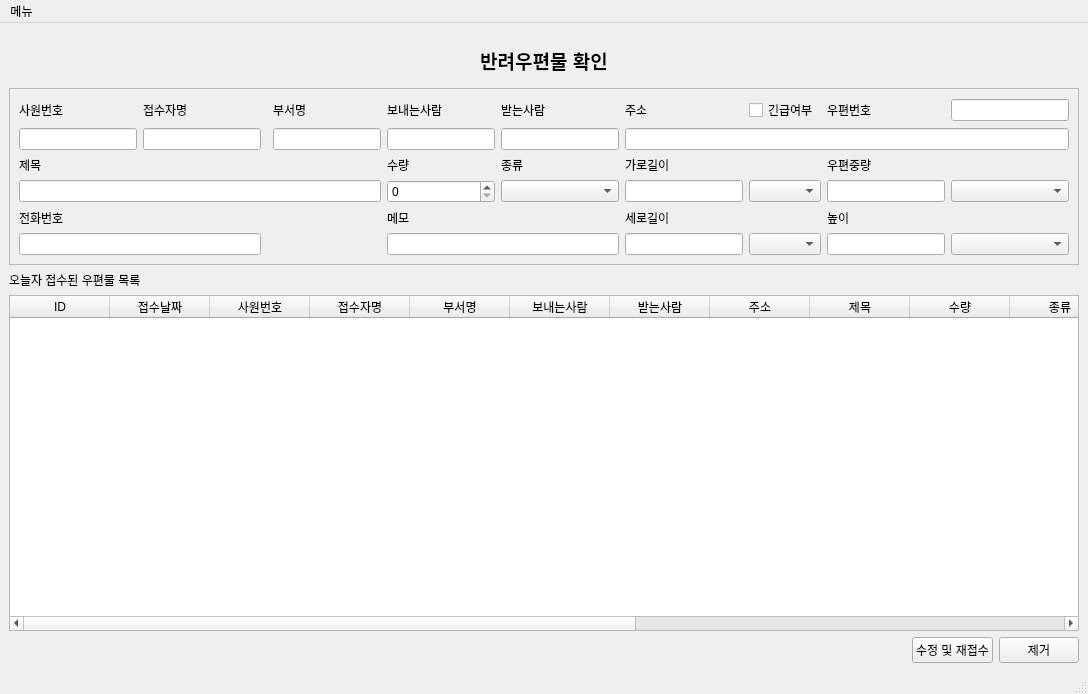
<?xml version="1.0" encoding="UTF-8"?>
<ui version="4.0">
 <class>MainWindow</class>
 <widget class="QMainWindow" name="MainWindow">
  <property name="geometry">
   <rect>
    <x>0</x>
    <y>0</y>
    <width>1088</width>
    <height>694</height>
   </rect>
  </property>
  <property name="windowTitle">
   <string>반려우편물 확인</string>
  </property>
  <property name="windowIcon">
   <iconset>
    <normaloff>title_big.png</normaloff>title_big.png</iconset>
  </property>
  <widget class="QWidget" name="centralwidget">
   <layout class="QHBoxLayout" name="horizontalLayout_2">
    <item>
     <layout class="QVBoxLayout" name="verticalLayout_2" stretch="0,0,0,1,0">
      <item>
       <layout class="QHBoxLayout" name="horizontalLayout">
        <item>
         <widget class="QTextEdit" name="textEdit">
          <property name="minimumSize">
           <size>
            <width>130</width>
            <height>50</height>
           </size>
          </property>
          <property name="maximumSize">
           <size>
            <width>200</width>
            <height>30</height>
           </size>
          </property>
          <property name="styleSheet">
           <string notr="true">background-color : rgba(0,0,0,0%)</string>
          </property>
          <property name="frameShape">
           <enum>QFrame::NoFrame</enum>
          </property>
          <property name="html">
           <string>&lt;!DOCTYPE HTML PUBLIC &quot;-//W3C//DTD HTML 4.0//EN&quot; &quot;http://www.w3.org/TR/REC-html40/strict.dtd&quot;&gt;
&lt;html&gt;&lt;head&gt;&lt;meta name=&quot;qrichtext&quot; content=&quot;1&quot; /&gt;&lt;style type=&quot;text/css&quot;&gt;
p, li { white-space: pre-wrap; }
&lt;/style&gt;&lt;/head&gt;&lt;body style=&quot; font-family:'Gulim'; font-size:9pt; font-weight:400; font-style:normal;&quot;&gt;
&lt;p align=&quot;center&quot; style=&quot; margin-top:0px; margin-bottom:0px; margin-left:0px; margin-right:0px; -qt-block-indent:0; text-indent:0px;&quot;&gt;&lt;span style=&quot; font-family:'맑은 고딕'; font-size:14pt; font-weight:696;&quot;&gt;반려우편물 확인&lt;/span&gt;&lt;/p&gt;&lt;/body&gt;&lt;/html&gt;</string>
          </property>
          <property name="textInteractionFlags">
           <set>Qt::NoTextInteraction</set>
          </property>
         </widget>
        </item>
       </layout>
      </item>
      <item>
       <widget class="QScrollArea" name="scrollArea">
        <property name="widgetResizable">
         <bool>true</bool>
        </property>
        <widget class="QWidget" name="scrollAreaWidgetContents">
         <property name="geometry">
          <rect>
           <x>0</x>
           <y>0</y>
           <width>1066</width>
           <height>150</height>
          </rect>
         </property>
         <layout class="QVBoxLayout" name="verticalLayout">
          <item>
           <layout class="QGridLayout" name="gridLayout">
            <item row="3" column="7">
             <widget class="QLineEdit" name="info_9_horizontal">
              <property name="text">
               <string/>
              </property>
             </widget>
            </item>
            <item row="1" column="5">
             <widget class="QLineEdit" name="info_4_receiver"/>
            </item>
            <item row="1" column="1">
             <widget class="QLineEdit" name="info_1_importer"/>
            </item>
            <item row="4" column="4">
             <widget class="QLabel" name="label_4">
              <property name="text">
               <string>메모</string>
              </property>
             </widget>
            </item>
            <item row="2" column="9">
             <widget class="QLabel" name="label_9">
              <property name="text">
               <string>우편중량</string>
              </property>
             </widget>
            </item>
            <item row="3" column="4">
             <widget class="QSpinBox" name="info_7_spin_quantity"/>
            </item>
            <item row="0" column="7">
             <widget class="QLabel" name="label_15">
              <property name="text">
               <string>주소</string>
              </property>
             </widget>
            </item>
            <item row="4" column="7">
             <widget class="QLabel" name="label_12">
              <property name="text">
               <string>세로길이</string>
              </property>
             </widget>
            </item>
            <item row="1" column="3">
             <widget class="QLineEdit" name="info_2_depart">
              <property name="sizePolicy">
               <sizepolicy hsizetype="Minimum" vsizetype="Fixed">
                <horstretch>0</horstretch>
                <verstretch>0</verstretch>
               </sizepolicy>
              </property>
             </widget>
            </item>
            <item row="2" column="7">
             <widget class="QLabel" name="label_11">
              <property name="text">
               <string>가로길이</string>
              </property>
             </widget>
            </item>
            <item row="3" column="5">
             <widget class="QComboBox" name="info_8_combo_sort"/>
            </item>
            <item row="0" column="1">
             <widget class="QLabel" name="label_5">
              <property name="text">
               <string>접수자명</string>
              </property>
             </widget>
            </item>
            <item row="5" column="4" colspan="2">
             <widget class="QLineEdit" name="info_13_memo"/>
            </item>
            <item row="1" column="7" colspan="4">
             <widget class="QLineEdit" name="info_5_address"/>
            </item>
            <item row="3" column="9">
             <widget class="QLineEdit" name="info_11_weight"/>
            </item>
            <item row="5" column="8">
             <widget class="QComboBox" name="info_10_vertical_format"/>
            </item>
            <item row="0" column="5">
             <widget class="QLabel" name="label_7">
              <property name="text">
               <string>받는사람</string>
              </property>
             </widget>
            </item>
            <item row="5" column="7">
             <widget class="QLineEdit" name="info_10_vertical">
              <property name="text">
               <string/>
              </property>
             </widget>
            </item>
            <item row="3" column="10">
             <widget class="QComboBox" name="info_11_weight_format"/>
            </item>
            <item row="2" column="4">
             <widget class="QLabel" name="label_16">
              <property name="text">
               <string>수량</string>
              </property>
             </widget>
            </item>
            <item row="4" column="9">
             <widget class="QLabel" name="label_13">
              <property name="text">
               <string>높이</string>
              </property>
             </widget>
            </item>
            <item row="0" column="4">
             <widget class="QLabel" name="label_6">
              <property name="text">
               <string>보내는사람</string>
              </property>
             </widget>
            </item>
            <item row="5" column="10">
             <widget class="QComboBox" name="info_12_height_format"/>
            </item>
            <item row="5" column="9">
             <widget class="QLineEdit" name="info_12_height">
              <property name="text">
               <string/>
              </property>
             </widget>
            </item>
            <item row="1" column="4">
             <widget class="QLineEdit" name="info_3_sender">
              <property name="sizePolicy">
               <sizepolicy hsizetype="Minimum" vsizetype="Fixed">
                <horstretch>0</horstretch>
                <verstretch>0</verstretch>
               </sizepolicy>
              </property>
             </widget>
            </item>
            <item row="0" column="3">
             <widget class="QLabel" name="label_2">
              <property name="text">
               <string>부서명</string>
              </property>
             </widget>
            </item>
            <item row="2" column="5">
             <widget class="QLabel" name="label_10">
              <property name="text">
               <string>종류</string>
              </property>
             </widget>
            </item>
            <item row="3" column="8">
             <widget class="QComboBox" name="info_9_horizontal_format"/>
            </item>
            <item row="0" column="0">
             <widget class="QLabel" name="label_17">
              <property name="text">
               <string>사원번호</string>
              </property>
             </widget>
            </item>
            <item row="1" column="0">
             <widget class="QLineEdit" name="info_0_importerid"/>
            </item>
            <item row="2" column="0">
             <widget class="QLabel" name="label_8">
              <property name="text">
               <string>제목</string>
              </property>
             </widget>
            </item>
            <item row="3" column="0" colspan="4">
             <widget class="QLineEdit" name="info_6_title">
              <property name="minimumSize">
               <size>
                <width>300</width>
                <height>0</height>
               </size>
              </property>
             </widget>
            </item>
            <item row="4" column="0">
             <widget class="QLabel" name="label">
              <property name="text">
               <string>전화번호</string>
              </property>
             </widget>
            </item>
            <item row="5" column="0" colspan="2">
             <widget class="QLineEdit" name="info_15_phonenum"/>
            </item>
            <item row="0" column="8">
             <widget class="QCheckBox" name="info_z_isurgent">
              <property name="text">
               <string>긴급여부</string>
              </property>
             </widget>
            </item>
            <item row="0" column="9">
             <widget class="QLabel" name="label_14">
              <property name="text">
               <string>우편번호</string>
              </property>
             </widget>
            </item>
            <item row="0" column="10">
             <widget class="QLineEdit" name="info_14_postno"/>
            </item>
           </layout>
          </item>
         </layout>
        </widget>
       </widget>
      </item>
      <item>
       <widget class="QLabel" name="label_3">
        <property name="text">
         <string>오늘자 접수된 우편물 목록</string>
        </property>
       </widget>
      </item>
      <item>
       <widget class="QTableWidget" name="table_postlist">
        <property name="editTriggers">
         <set>QAbstractItemView::NoEditTriggers</set>
        </property>
        <column>
         <property name="text">
          <string>ID</string>
         </property>
        </column>
        <column>
         <property name="text">
          <string>접수날짜</string>
         </property>
        </column>
        <column>
         <property name="text">
          <string>사원번호</string>
         </property>
        </column>
        <column>
         <property name="text">
          <string>접수자명</string>
         </property>
        </column>
        <column>
         <property name="text">
          <string>부서명</string>
         </property>
        </column>
        <column>
         <property name="text">
          <string>보내는사람</string>
         </property>
        </column>
        <column>
         <property name="text">
          <string>받는사람</string>
         </property>
        </column>
        <column>
         <property name="text">
          <string>주소</string>
         </property>
        </column>
        <column>
         <property name="text">
          <string>제목</string>
         </property>
        </column>
        <column>
         <property name="text">
          <string>수량</string>
         </property>
        </column>
        <column>
         <property name="text">
          <string>종류</string>
         </property>
        </column>
        <column>
         <property name="text">
          <string>긴급여부</string>
         </property>
        </column>
        <column>
         <property name="text">
          <string>가로길이</string>
         </property>
        </column>
        <column>
         <property name="text">
          <string>세로길이</string>
         </property>
        </column>
        <column>
         <property name="text">
          <string>우편중량</string>
         </property>
        </column>
        <column>
         <property name="text">
          <string>높이</string>
         </property>
        </column>
        <column>
         <property name="text">
          <string>메모</string>
         </property>
        </column>
       </widget>
      </item>
      <item>
       <layout class="QGridLayout" name="gridLayout_5" columnstretch="0,0,0">
        <item row="0" column="1">
         <widget class="QPushButton" name="btn_reuploadpost">
          <property name="text">
           <string>수정 및 재접수</string>
          </property>
         </widget>
        </item>
        <item row="0" column="2">
         <widget class="QPushButton" name="btn_delpostcolumn">
          <property name="text">
           <string>제거</string>
          </property>
         </widget>
        </item>
        <item row="0" column="0">
         <spacer name="horizontalSpacer">
          <property name="orientation">
           <enum>Qt::Horizontal</enum>
          </property>
          <property name="sizeHint" stdset="0">
           <size>
            <width>338</width>
            <height>20</height>
           </size>
          </property>
         </spacer>
        </item>
       </layout>
      </item>
     </layout>
    </item>
   </layout>
  </widget>
  <widget class="QMenuBar" name="menubar">
   <property name="geometry">
    <rect>
     <x>0</x>
     <y>0</y>
     <width>1088</width>
     <height>22</height>
    </rect>
   </property>
   <widget class="QMenu" name="menu">
    <property name="title">
     <string>메뉴</string>
    </property>
    <addaction name="action_closewindow"/>
   </widget>
   <addaction name="menu"/>
  </widget>
  <widget class="QStatusBar" name="statusbar"/>
  <action name="action_closewindow">
   <property name="text">
    <string>창 닫기</string>
   </property>
  </action>
 </widget>
 <tabstops>
  <tabstop>textEdit</tabstop>
  <tabstop>info_0_importerid</tabstop>
  <tabstop>info_1_importer</tabstop>
  <tabstop>info_2_depart</tabstop>
  <tabstop>info_3_sender</tabstop>
  <tabstop>info_4_receiver</tabstop>
  <tabstop>info_5_address</tabstop>
  <tabstop>info_6_title</tabstop>
  <tabstop>info_7_spin_quantity</tabstop>
  <tabstop>info_8_combo_sort</tabstop>
  <tabstop>info_9_horizontal</tabstop>
  <tabstop>info_9_horizontal_format</tabstop>
  <tabstop>info_10_vertical</tabstop>
  <tabstop>info_10_vertical_format</tabstop>
  <tabstop>info_11_weight</tabstop>
  <tabstop>info_11_weight_format</tabstop>
  <tabstop>info_12_height</tabstop>
  <tabstop>info_12_height_format</tabstop>
  <tabstop>info_13_memo</tabstop>
  <tabstop>table_postlist</tabstop>
 </tabstops>
 <resources/>
 <connections/>
</ui>
